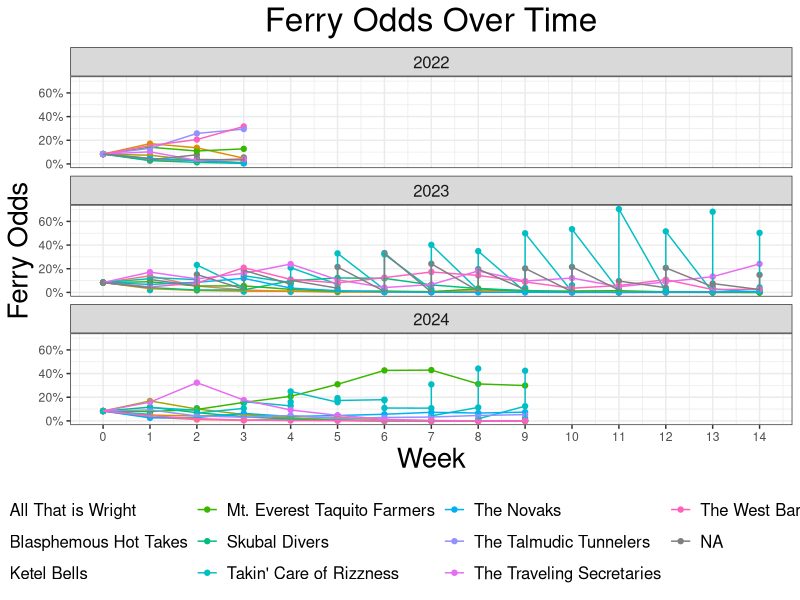
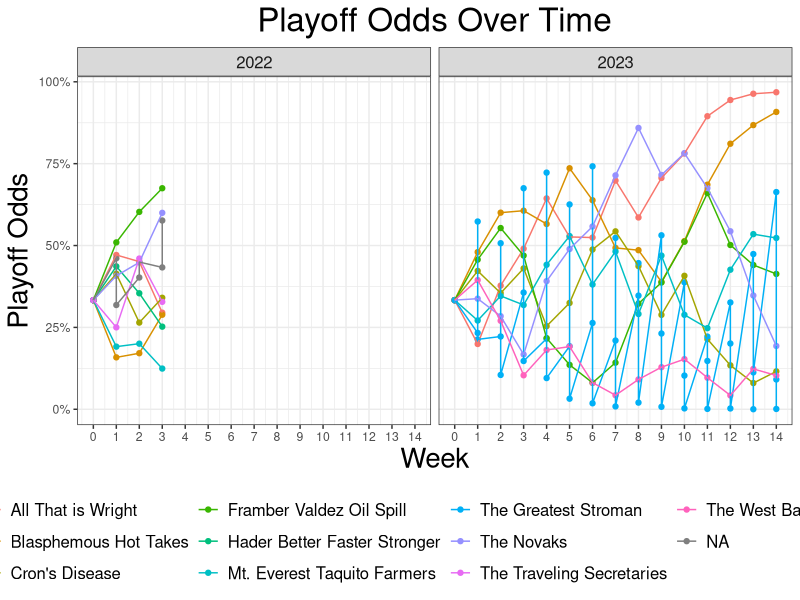
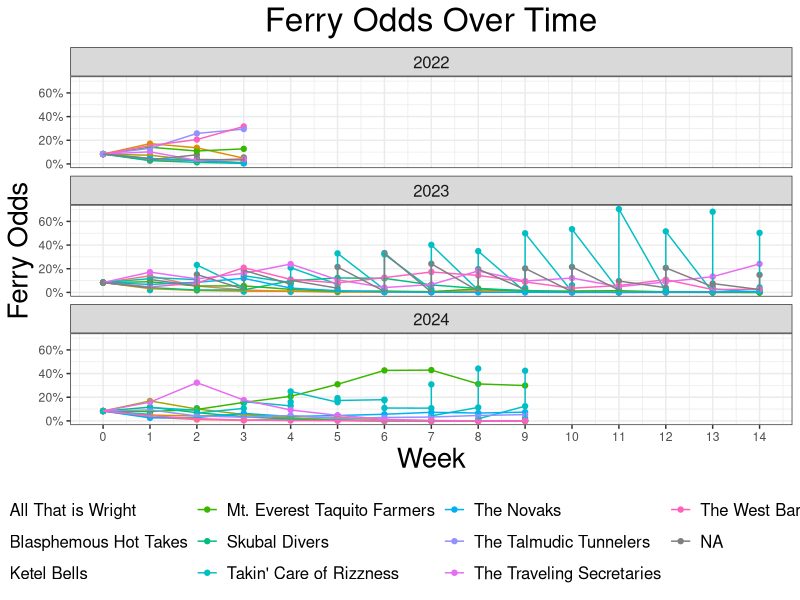
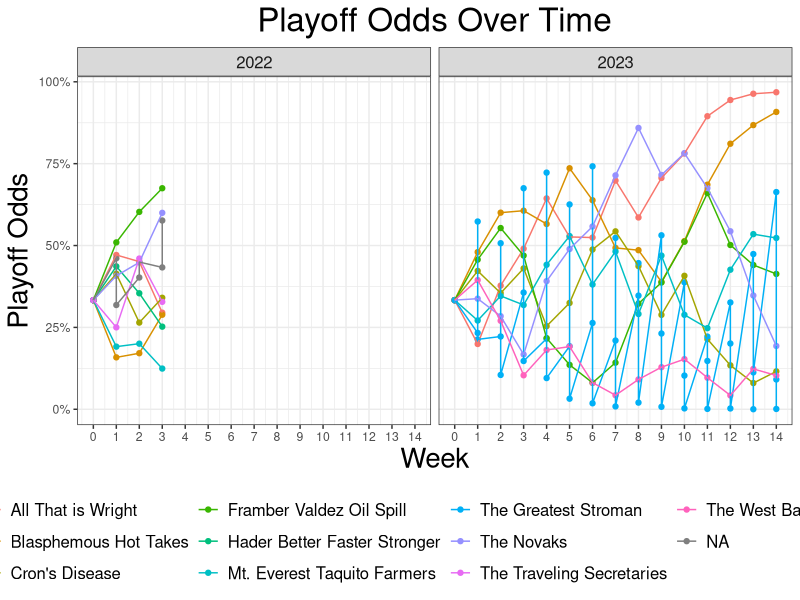

Reproduce these figures in R, in order.
library(tidyverse)

### Custom ggplot theme
theme_set(theme_bw() +
            theme(plot.title = element_text(hjust = 0.5, size = 24),
                  plot.subtitle = element_text(hjust = 0.5, size = 18),
                  axis.title = element_text(size = 20),
                  strip.text = element_text(size = 12),
                  strip.text.y = element_text(size = 8),
                  plot.caption = element_text(size = 10),
                  legend.text = element_text(size = 12),
                  legend.position = "bottom"))

teams2022 <- read_csv('data/stats/2022/teams_2022.csv')
teams2023 <- read_csv('data/stats/2023/teams_2023.csv')
teams2024 <- read_csv('data/stats/2024/teams_2024.csv')

odds2022 <- 
  read_csv('data/playoff_odds/historical_playoff_odds_2022.csv') %>% 
  mutate('season' = 2022) %>% 
  left_join(teams2022)

odds2023 <- read_csv('data/playoff_odds/historical_playoff_odds_2023.csv') %>% 
  mutate('season' = 2023) %>% 
  left_join(teams2023)
odds2024 <- read_csv('data/playoff_odds/historical_playoff_odds_2024.csv') %>% 
  mutate('season' = 2024) %>% 
  left_join(teams2024)

df <- 
  bind_rows(odds2022 %>% filter(matchup_id <= 20) , 
            odds2023 %>% filter(matchup_id <= 21) ,
            odds2024) %>% 
  
  group_by(team_id) %>% 
  mutate('franchise' = last(team[season == 2024])) %>% 
  ungroup()
  # group_by(team_id, season) %>%
  # filter(last_place > 0.1)
  
  

ggplot(df, aes(x = matchup_id, y = last_place)) + 
  facet_wrap(~season, ncol = 1) + 
  geom_point(aes(col = franchise)) + 
  geom_line(aes(col = franchise)) +
  scale_y_continuous(labels = scales::percent) +
  scale_x_continuous(breaks = 0:21) +
  theme(legend.position = 'bottom') +
  labs(x = 'Week',
       y = 'Ferry Odds',
       col = '',
       title = 'Ferry Odds Over Time')

ggsave('~/Desktop/historical_ferry.png', height = 9/1.4, width =16/1.4)

df <- 
  bind_rows(odds2022, odds2023) %>% 
  filter(matchup_id <= 19) %>% 
  group_by(team_id) %>% 
  mutate('franchise' = last(team[season == 2023])) %>% 
  group_by(team_id, season) %>% 
  filter(last(playoffs) > 0.05) %>% 
  ungroup() 


ggplot(df, aes(x = matchup_id, y = playoffs)) + 
  facet_wrap(~season) + 
  geom_point(aes(col = franchise)) + 
  geom_line(aes(col = franchise)) +
  scale_y_continuous(labels = scales::percent) +
  scale_x_continuous(breaks = 0:19) +
  theme(legend.position = 'bottom') +
  labs(x = 'Week',
       y = 'Playoff Odds',
       col = '',
       title = 'Playoff Odds Over Time')

ggsave('~/Desktop/historical_playoffs.png', height = 9/1.4, width =16/1.4)
